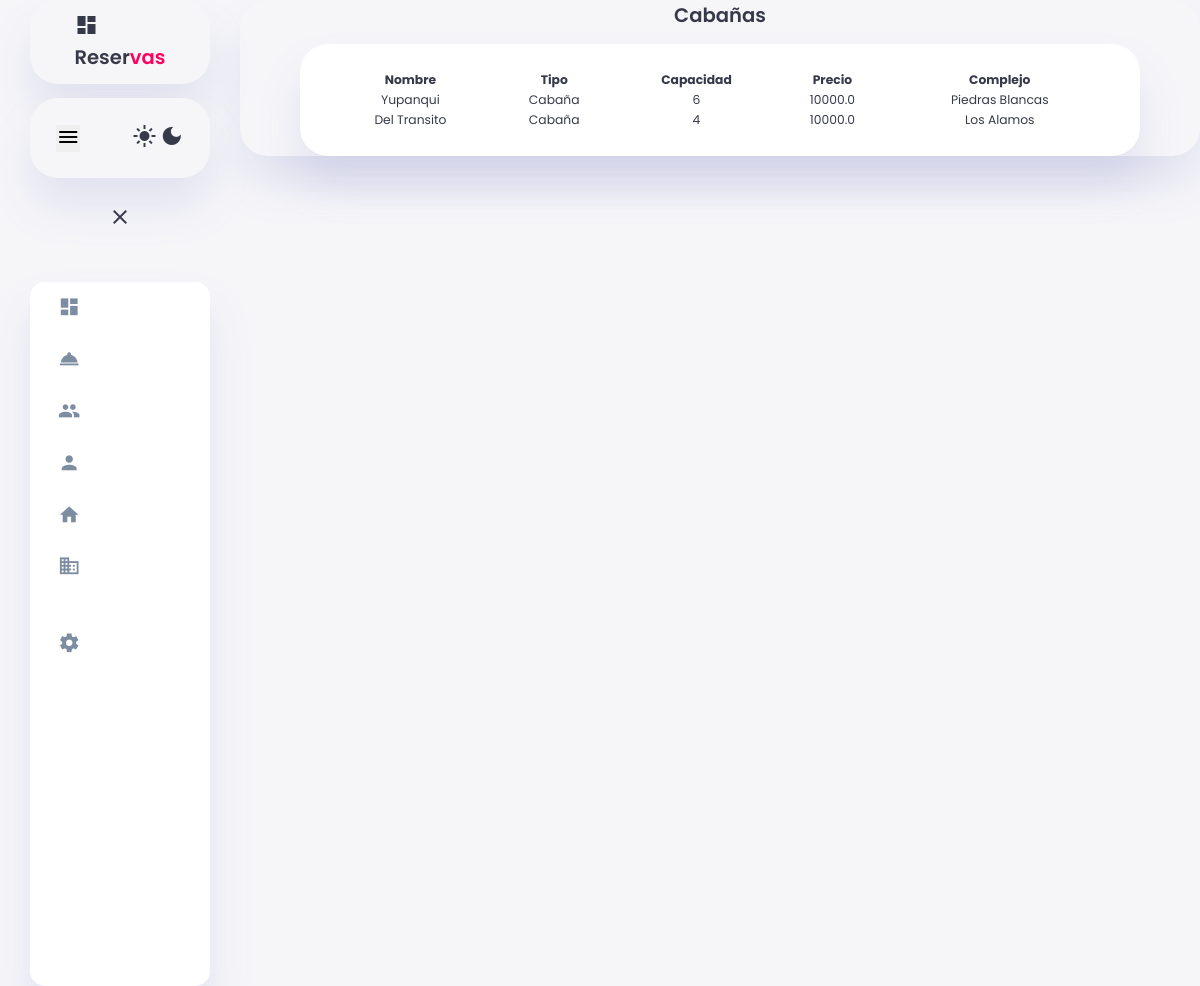
/cabanias/, run on the app's committed database.
### reservas/models.py (models this page shows, shortened)
class Cabania(models.Model):
    nombre = models.CharField(max_length=100)
    tipo = models.CharField(max_length=15, choices=[('Apart','Apart'), ('Cabaña', 'Cabaña'), ('Departamento','Departamento'), ('Habitacion','Habitacion')])
    capacidad = models.CharField(max_length=2)
    precio = models.FloatField(max_length=10)
    complejo = models.ForeignKey(Complejo, on_delete=models.CASCADE, default="none")

class Complejo(models.Model):
    nombre = models.CharField(max_length=100)
    direccion = models.CharField(max_length=100)
    encargado = models.ForeignKey(Encargado, on_delete=models.CASCADE)
    def __str__(self):
        return self.nombre

### reservas/views.py (the view)
# urls.py: path('cabanias/', views.tabla_cabanias, name='tabla_cabanias'),
def tabla_cabanias(request):
    cabanias = Cabania.objects.all()
    context = {'cabanias': cabanias}
    return render(request, 'cabanias.html', context)

### reservas/templates/cabanias.html
{% include 'navbar.html' %}
{% load static %}
{% block content %}
<div class="content-conteiner">
<table class="table">
<h2>Cabañas</h2>
    <thead>
        <tr>
            <th>Nombre</th>
            <th>Tipo</th>
            <th>Capacidad</th>
            <th>Precio</th>
            <th>Complejo</th>
        </tr>
    </thead>
    <tbody>
        {% for cabania in cabanias %}
        <tr class="filas">
            <td><a href="{% url 'detalle_cabania' cabania.id %}">{{ cabania.nombre }}</a></td>
            <td>{{ cabania.tipo }}</td>
            <td>{{ cabania.capacidad }}</td>
            <td>{{ cabania.precio }}</td>
            <td>{{ cabania.complejo }}</td>
        {% endfor %}
        </tr>
    </tbody>
</table>
</div>
{% endblock %}

### reservas/static/css/styles3.css (style rules this page uses)
:root { --color-primary: #6C9BCF; --color-danger: #FF0060; --color-success: #1B9C85; --color-warning: #F7D060; --color-white: #fff; --color-info-dark: #7d8da1; --color-dark: #363949; --color-light: rgba(132, 139, 200, 0.18); --color-dark-variant: #677483; --color-background: #f6f6f9; --card-border-radius: 2rem; --border-radius-1: 0.4rem; --border-radius-2: 1.2rem; --card-padding: 1.8rem; --padding-1: 1.2rem; --box-shadow: 0 2rem 3rem var(--color-light); }
* { margin: 0; padding: 0; outline: 0; appearance: 0; border: 0; text-decoration: none; box-sizing: border-box; }
html { font-size: 14px; }
body { width: 100vw; height: 100vh; font-family: 'Poppins', sans-serif; font-size: 0.88rem; user-select: none; overflow-x: hidden; color: var(--color-dark); background-color: var(--color-background); }
a { color: var(--color-dark); }
h2 { font-weight: 600; font-size: 1.4rem; }

### reservas/static/css/tables.css (style rules this page uses)
.table { margin: auto; width: 70vw; text-align: center; background-color: var(--color-white); padding: var(--card-padding); border-radius: var(--card-border-radius); margin-top: 1rem; box-shadow: var(--box-shadow); justify-content: space-around; gap: 1.4rem; transition: all 0.3s ease; }
.filas { border-radius: var(--card-border-radius); }
.detalle p,h1,h2 { margin: auto; }
.content-conteiner { display: flex; flex-direction: column; box-shadow: var(--box-shadow); border-radius: var(--card-border-radius); }

### data on the page
Cabania: nombre "Yupanqui", tipo "Cabaña", capacidad "6", precio "10000.0", complejo "Piedras Blancas"
Cabania: nombre "Del Transito", tipo "Cabaña", capacidad "4", precio "10000.0", complejo "Los Alamos"
